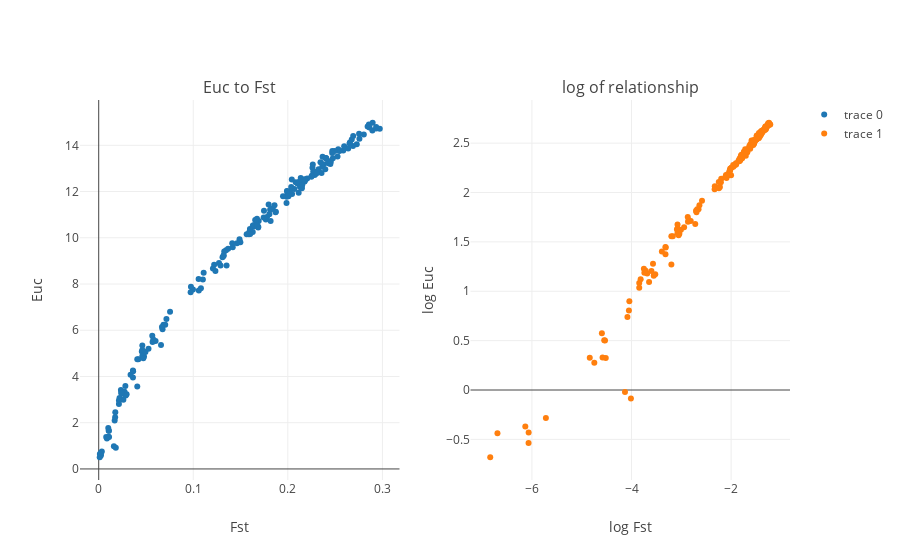

Source (notebook cell):
### Markdown cell above
## IV. Data analysis


We will first confirm that our prediction of genetic distances from PCA euclidian distances is reasonable.

### Code cell
from plotly import tools
from Euc_pca_tools.plot_tools import plot_fst

plot_fst(fst_x,y_true)

### Figure 1 — Plotly figure (JSON) as saved in the notebook; plotly's stock layout.template omitted (floating-point values rounded to 4 significant figures; data arrays with more than 128 entries replaced by an {"elided": "..."} marker saying what was removed)
{"data": [{"mode": "markers", "type": "scatter", "uid": "d589f45e-f8db-4112-a944-7ae49a419280", "x": {"elided": "188 float values"}, "xaxis": "x", "y": {"elided": "188 float values"}, "yaxis": "y"}, {"mode": "markers", "type": "scatter", "uid": "9021c8d9-1f84-4ea4-a986-74cd04848d96", "x": {"elided": "188 float values"}, "xaxis": "x2", "y": {"elided": "188 float values"}, "yaxis": "y2"}], "layout": {"annotations": [{"font": {"size": 16}, "showarrow": false, "text": "Euc to Fst", "x": 0.225, "xanchor": "center", "xref": "paper", "y": 1, "yanchor": "bottom", "yref": "paper"}, {"font": {"size": 16}, "showarrow": false, "text": "log of relationship", "x": 0.775, "xanchor": "center", "xref": "paper", "y": 1, "yanchor": "bottom", "yref": "paper"}], "xaxis": {"anchor": "y", "domain": [0, 0.45], "title": "Fst"}, "xaxis2": {"anchor": "y2", "domain": [0.55, 1], "title": "log Fst"}, "yaxis": {"anchor": "x", "domain": [0, 1], "title": "Euc"}, "yaxis2": {"anchor": "x2", "domain": [0, 1], "title": "log Euc"}}}
